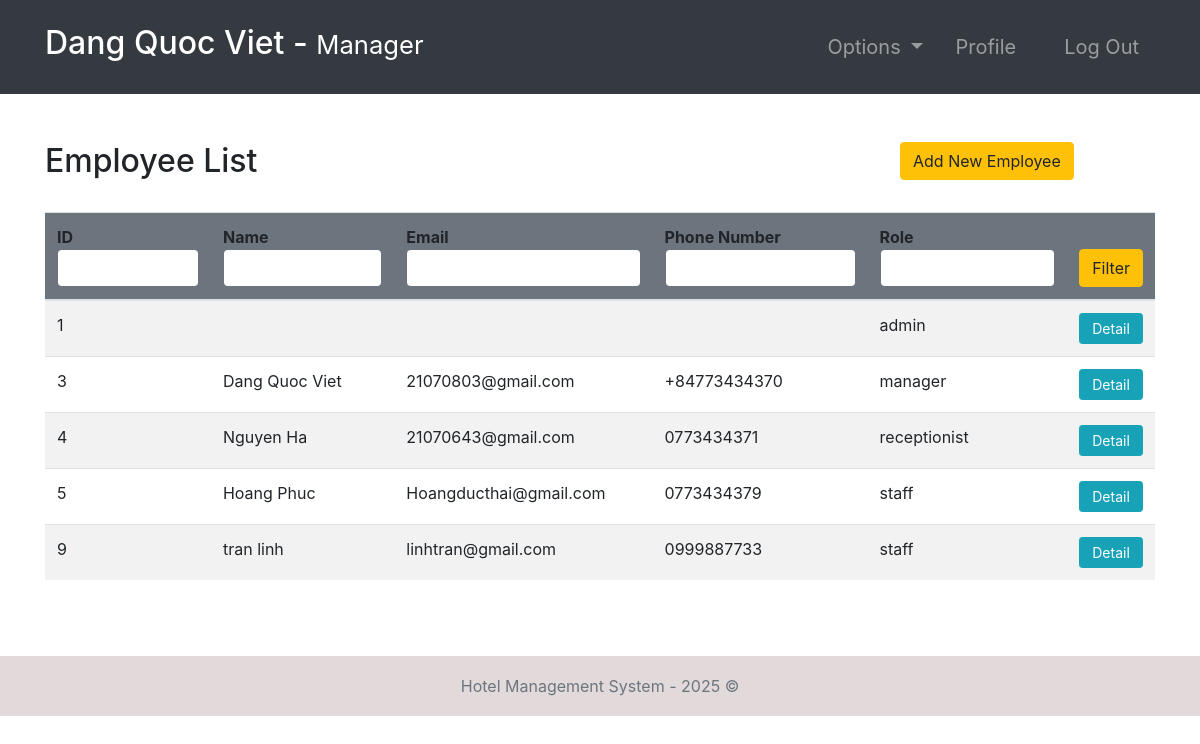
Page /employees/ (signed in) on the committed database.
### accounts/models.py (models this page shows, shortened)
class Employee(models.Model):
    user = models.OneToOneField(User, null=True, on_delete=models.CASCADE)
    phoneNumber = models.CharField(unique=True)
    salary = models.FloatField()

### accounts/views.py (the view, shortened to what this page needs)
# urls.py: path('employees/', employees, name="employees"),
@login_required(login_url='login')
def employees(request):
    role = str(request.user.groups.all()[0])
    path = role + "/"
    employees = Employee.objects.all()
    context = {
        "role": role,
        "employees": employees
    }
    return render(request, path + "employees.html", context)

### templates/manager/employees.html
{% extends '../index.html' %}
{% block context %}
{% include '../common_pages/authorized-employees.html' %}
{% endblock %}

### templates/incs/nav.html (shortened to what this page needs)
<nav class="navbar navbar-dark bg-dark navbar-expand-lg py-3 " role="navigation">
    <div class="container">
        <a href="" class="navbar-brand">
            <h2 class="text-capitalize">
                {{ request.user.first_name }} {{ request.user.last_name }} -
                <small>
                    {{ role }}
                </small>
            </h2>
        </a>
        <div class="collapse navbar-collapse" id="navbarTags">
            <ul class="navbar-nav ml-auto">
                <li class="nav-item dropdown p-2">
                    <a class="nav-link dropdown-toggle" href="#" id="navbarDropdown" role="button"
                        data-toggle="dropdown" aria-haspopup="true" aria-expanded="false">
                        Options
                    </a>
                </li>
                <li class="nav-item mr-3 p-2">
                    {% if role == 'staff' or role == 'receptionist' or role == 'admin' or role == 'manager' %}
                    <a href="{% url 'employee-profile' user.id %}" class="nav-link">Profile</a>
                    {% endif %}
                </li>
                <li class="nav-item p-2 ">
                    <a href="{% url 'logout' %}" class="nav-link">Log Out</a>
                </li>
            </ul>
        </div>
    </div>
</nav>

### templates/common_pages/authorized-employees.html (shortened to what this page needs)
<div class="container py-5">
    <div class="table-header row">
        <div class="col-sm-12 col-md-12 col-lg-9 mb-4">
            <h2>Employee List</h2>
        </div>
        {% if  role == "manager" or role == "admin"%}
        <div class="col-sm-12 col-md-12 col-lg-3 mb-4">
            <a href="{% url 'add-employee' %}" class="btn btn-warning">Add New Employee</a>
        </div>
        {% endif %}
    </div>
    <table class="table table-hover table-striped">
        <thead class="bg-secondary rounded">
            <tr>
                <form action="" method="POST">
                    <th>ID<input type="int" name="id" value="{{id}}" class="form-control border border-secondary"></th>
                    <th>Name<input type="text" name="name" value="{{name}}"
                            class="form-control border border-secondary"></th>
                    <th>Email<input type="text" name="email" value="{{email}}"
                            class="form-control border border-secondary"></th>
                    <th>Phone Number<input type="number" name="number" value="{{number}}"
                            class="form-control border border-secondary">
                    <th>Role<input type="text" name="filterRole" value="{{filterRole}}"
                            class="form-control border border-secondary"></th>
                    <th><button type="submit" name="filter" class="btn btn-warning w-100">Filter</button></th>
                </form>
            </tr>
        </thead>
        <tbody>
            {% for employee in employees %}
            <tr>
                <td>{{ employee.user.id }}</td>
                <td>{{ employee.user.first_name }} {{ employee.user.last_name }}</td>
                <td>{{ employee.user.email }}</td>
                <td>{{ employee.phoneNumber }}</td>
                <td>{{ employee.user.groups.first }}</td>
                <td> <a href="{% url 'employee-profile' employee.user.id  %}"
                        class="btn btn-sm btn-info w-100">Detail</a>
                </td>
            </tr>
            {% endfor %}
        </tbody>
    </table>
</div>

### static/css/main.css (style rules this page uses)
* { margin: 0; padding: 0; -webkit-font-smoothing: antialiased; }
body { position: relative; }
nav .nav-item { font-size: 20px; }

### rows in the picture
Employee: user.id "1", user.groups.first "admin"
Employee: user.id "3", user.first_name "Dang", user.last_name "Quoc Viet", user.email "21070803@gmail.com", phoneNumber "+84773434370", user.groups.first "manager"
Employee: user.id "4", user.first_name "Nguyen", user.last_name "Ha", user.email "21070643@gmail.com", phoneNumber "0773434371", user.groups.first "receptionist"
Employee: user.id "5", user.first_name "Hoang", user.last_name "Phuc", user.email "Hoangducthai@gmail.com", phoneNumber "0773434379", user.groups.first "staff"
Employee: user.id "9", user.first_name "tran", user.last_name "linh", user.email "linhtran@gmail.com", phoneNumber "0999887733", user.groups.first "staff"

### other values in the picture
{{ request.user.first_name }} "Dang"
{{ request.user.last_name }} "Quoc Viet"
{{ role }} "Manager"
